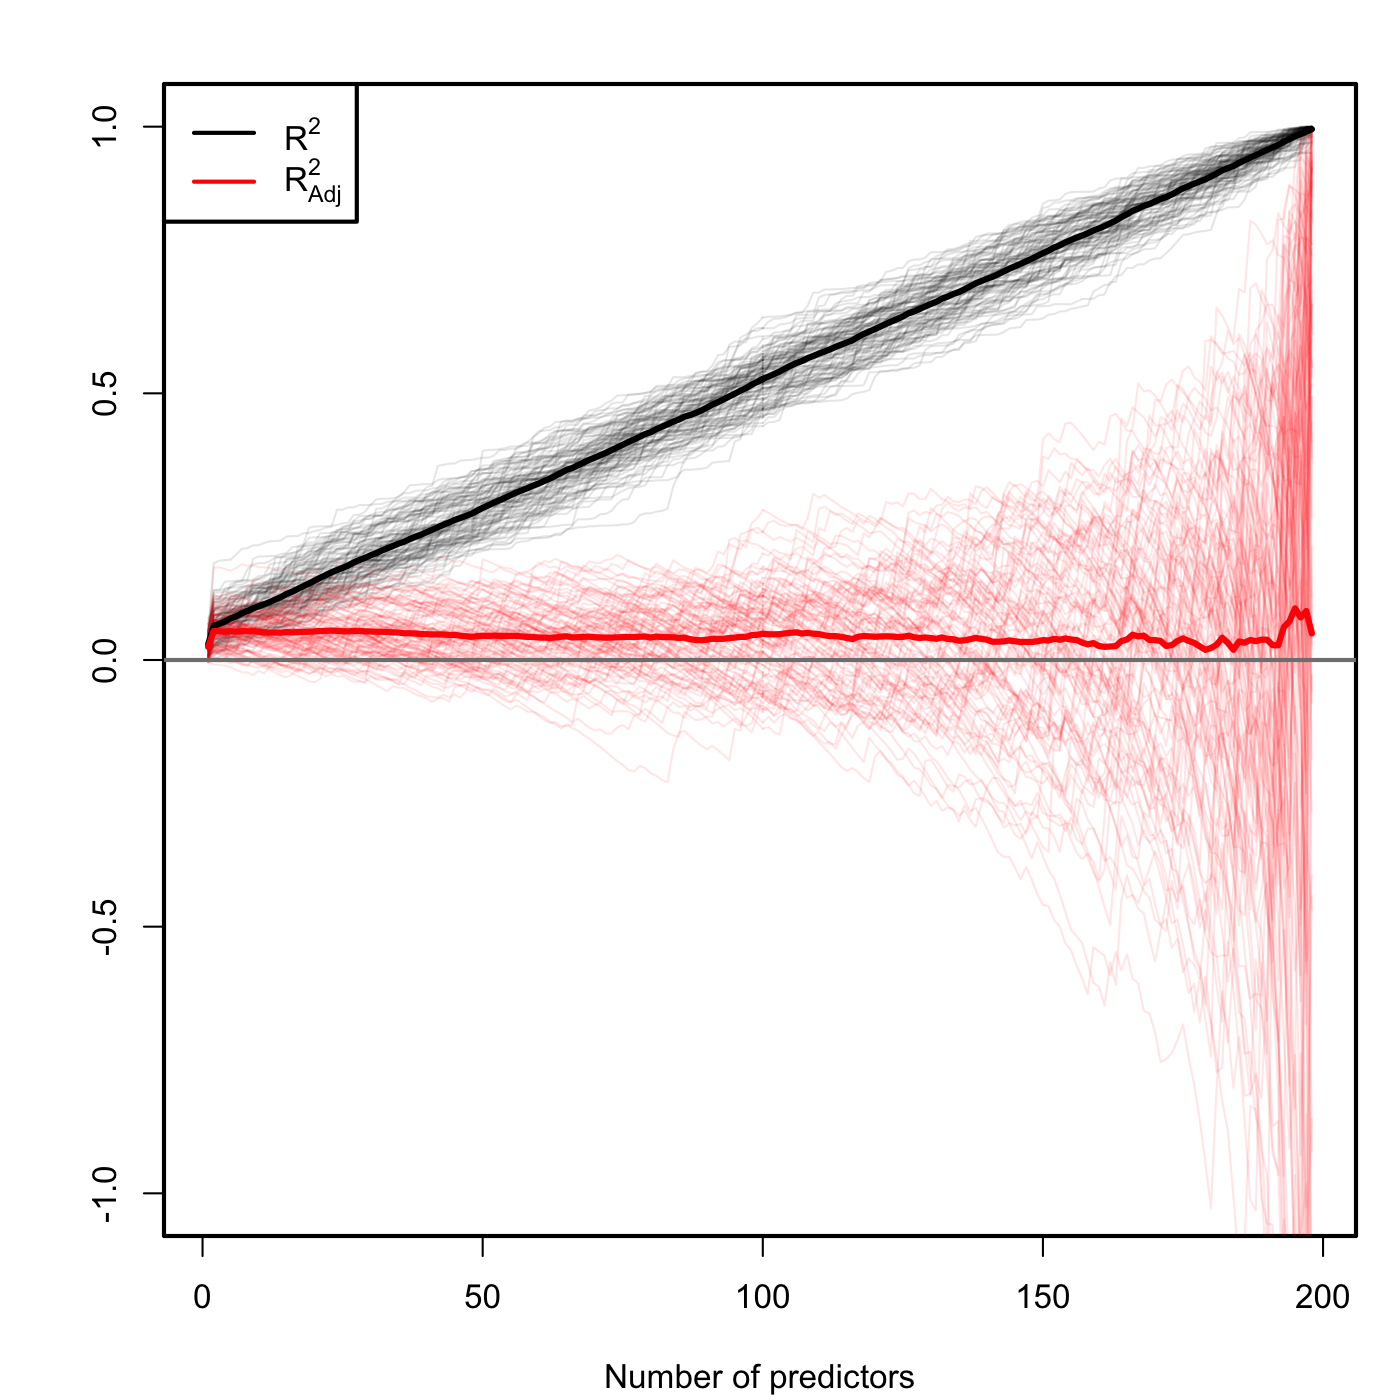

Reproduce this figure in R.

# Experiment
n <- 200
p <- n - 2
M <- 100
set.seed(123456789)
X <- matrix(rnorm(n * p), nrow = n, ncol = p)
beta <- c(0.5, -0.5, rep(0, p - 2))
rSquared <- adjRSquared <- bic <- aic <- matrix(nrow = M, ncol = p)
pb <- txtProgressBar(style = 3)

# Monte Carlo loop
for (i in 1:M) {
  
  # Generate data
  Y <- 1 + drop(X %*% beta + rnorm(n, sd = 3))
  data <- data.frame(y = Y, X)

  # Loop in p's
  for (j in 1:p) {
    
    mod <- lm(Y ~ X[, 1:j])
    s <- summary(mod)
    rSquared[i, j] <- s$r.squared
    adjRSquared[i, j] <- s$adj.r.squared
    bic[i, j] <- BIC(mod)
    aic[i, j] <- AIC(mod)
    
  }

  # Update pb
  setTxtProgressBar(pb, i / M)
  
}

# Plot R2 and AdjR2
png(filename = "R2vsAdjR2.png", width = 7, height = 7, res = 200, units = "in")
par(mar = c(4, 4, 2, 1) + 0.1, lwd = 2)
matplot(t(rSquared), ylim = c(-1, 1), 
     xlab = "Number of predictors", ylab = "", lwd = 1, 
     col = rgb(0, 0, 0, alpha = 0.1), type = "l", lty = 1)
matlines(t(adjRSquared), lwd = 1, lty = 1, col = rgb(1, 0, 0, alpha = 0.1))
lines(colMeans(rSquared), type = "l", col = "1", lwd = 3)
lines(colMeans(adjRSquared), type = "l", col = "2", lwd = 3)
abline(h = 0, col = gray(0.5))
legend("topleft", legend = expression(R^2, R[Adj]^2), lwd = 2, col = 1:2)
dev.off()

# Plot BIC and AIC
png(filename = "BICandAIC.png", width = 7, height = 7, res = 200, units = "in")
par(mar = c(4, 4, 2, 1) + 0.1, lwd = 2)
matplot(t(bic),
        xlab = "Number of predictors", ylab = "", lwd = 1, 
        col = rgb(0, 0, 0, alpha = 0.1), type = "l", lty = 1)
matlines(t(aic), lwd = 1, lty = 1, col = rgb(1, 0, 0, alpha = 0.1))
lines(colMeans(bic), type = "l", col = "1", lwd = 3)
lines(colMeans(aic), type = "l", col = "2", lwd = 3)
legend("topleft", legend = c("BIC", "AIC"), lwd = 2, col = 1:2)
dev.off()

# Comparison
library(RcmdrMisc)
mod1 <- stepwise(lm(y ~ ., data = data))
mod2 <- stepwise(lm(y ~ ., data = data), "backward")
mod3 <- stepwise(lm(y ~ ., data = data), "forward")
summary(mod1)
summary(mod2)
summary(mod3)
BIC(mod1)
BIC(mod2)
BIC(mod3)
